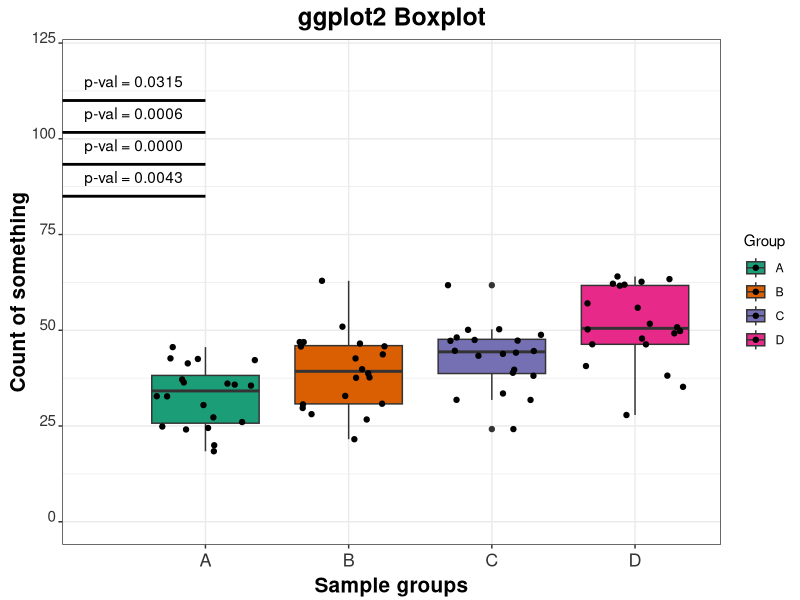
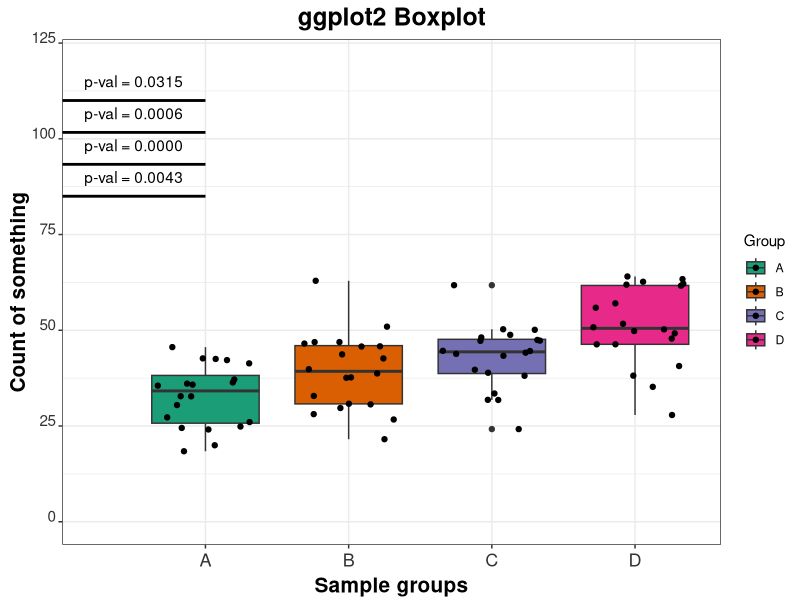
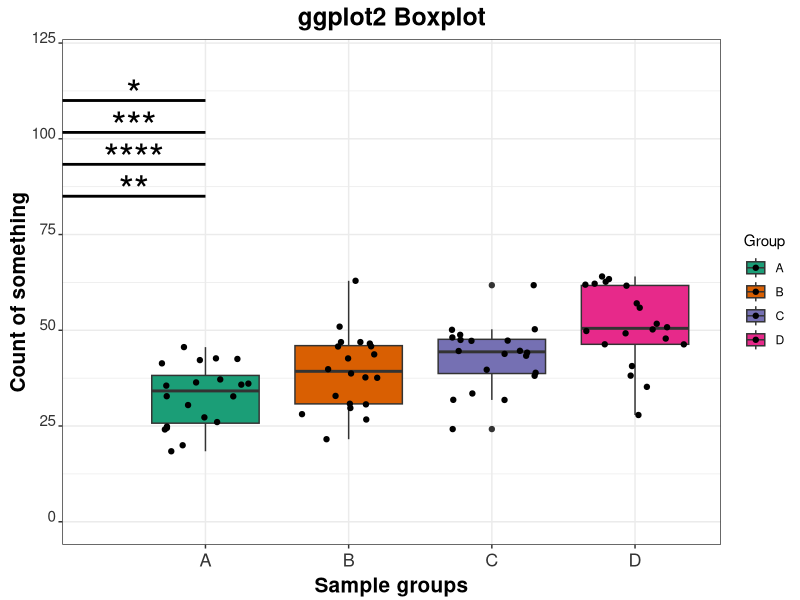
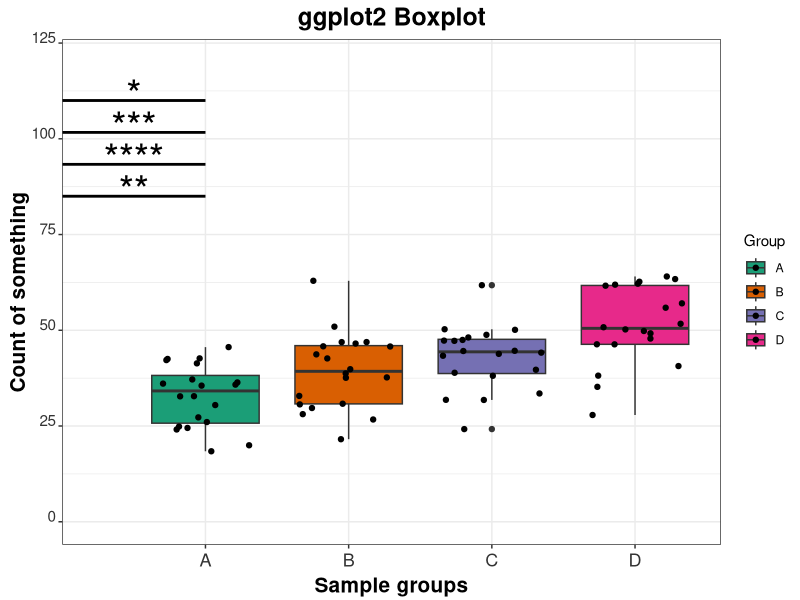

The R script that drew these images, in order:
library(ggplot2)

# 
# Custom functions
#
make_contrast_coord <- function(n) {
  tmp <- do.call(rbind,lapply(1:n, (function(i){
    do.call(rbind,lapply(1:n, (function(j){
      if(j > i) {
        c(i,j)  
      }
    })))
  })))
  tmp <- data.frame(tmp)
  colnames(tmp) <- c("str", "end")
  tmp$ave <- apply(tmp, 1, mean)
  tmp$len <- apply(tmp, 1, (function(vct){ max(vct) - min(vct) }))
  return(tmp)
}
pval_to_asterisks <- function(p_vals) {
  astk <- sapply(as.numeric(as.character(p_vals)), (function(pv){
    if(pv >= 0 & pv < 0.0001) {
      "****"
    } else if (pv >= 0 & pv < 0.001) {
      "***"
    } else if (pv >= 0 & pv < 0.01) {
      "**"
    }  else if (pv >= 0 & pv < 0.05) {
      "*"
    } else {
      NA
    }
  }))
  return(astk)
}
#
#
# Generate a random dataset: a 20 row x 4 column matrix
#
set.seed(999)
my_data <- matrix(sapply(c(1,2.2,2.9,4.2), (function(i){ rnorm(20, 30 + (5*i), 7+i)})),
                  nrow = 20,
                  ncol = 4, 
                  dimnames = list(paste("r", as.character(1:20), sep =""), c("A", "B", "C", "D")))
#
# Critical step: convert the matrix into a data frame
# In the resulting data frame, the condition <<A,B,C,D>> is converted in new variable
# The 20 x 4 matrix is converted to a 80 x 2 matrix
# Each row has two cells: condition {A,B,C,D} and value {measured value}
#
my_df <- data.frame(do.call(rbind, lapply(colnames(my_data), (function(clnm){
  values <- my_data[,clnm]
  group <- rep(clnm, nrow(my_data))
  cbind(values, group) # Note that this returns a character matrix
}))), row.names = NULL)
#
#
# Let's make sure that data are in the correct format
# values: numeric
# group: factor
#
my_df$values <- as.numeric(as.character(my_df$values))
is.factor(my_df$group)
#
#
# We can still draw a standard boxplot from here, using the "split" function
# This is the fastestt way (but the resulting plot won't be the cutest possible)
#

#
#
# Now plot a basic boxplot with ggplot2
#
bp <- ggplot(my_df, aes(x = group, y = as.numeric(values), fill = factor(group)))
bp <- bp + geom_boxplot(notch = F)
#
#
# define ylim, set colors and impose jitter
#
bp <- bp + ylim(c(0,120))
my_colors <- c("#1b9e77", "#d95f02", "#7570b3", "#e7298a")
bp <- bp + scale_fill_manual(values=my_colors)
bp <- bp + geom_point(position = position_jitter(width = 0.35))

#
#
# change labels and title and theme; adjust labels margins as needed
#
bp <- bp + labs(title="ggplot2 Boxplot", x="Sample groups", y = "Count of something", fill="Group")
bp <- bp + theme_bw()
bp <- bp + theme(axis.text.x = element_text(colour="grey20",size=13,angle=0,hjust=.5,vjust=.5,face="plain"),
                 axis.text.y = element_text(colour="grey20",size=11,angle=0,hjust=1,vjust=0,face="plain"),  
                 axis.title.x = element_text(colour="black",size=15,angle=0,hjust=.5,vjust=0,face="bold"),
                 axis.title.y = element_text(colour="black",size=15,angle=90,hjust=.5,vjust=.5,face="bold"),
                 plot.title = element_text(size=18, face = "bold", hjust = 0.5)) #hjust = 0.5 centers the title
#
#
# Let's complete this analysis by running an ANOVA significance test
# and adding annotation to the plot: which are the significan differences?
# What about the p-values? Let's start with the ANOVA
#
my_anova <- aov(values~group, data = my_df)
my_anova <- TukeyHSD(my_anova)
my_anova <- data.frame(cbind(my_anova$group, 
                             make_contrast_coord(length(levels(my_df$group)))))
my_anova$astks <- pval_to_asterisks(my_anova$p.adj)
#
#
# my_anova includes information about the ANOVA test on our dataset.
# Let's remove non-significant differences, as those won't be plotted.
# The filtered data frame is called tiny_anova. We also order the
# rows according to the distance between boxes (in the boxplot).
# Differences between boxes far away will be annotated at the top
#
tiny_anova <- my_anova[my_anova$p.adj < 0.05,]
tiny_anova <- tiny_anova[order(tiny_anova$len, decreasing = FALSE),]
#
#
# Let's set some parameters for the annotation. Change this depending to the specific boxplot
#
lowest.y <- 85
highest.y <- 110
margin.y <- 5
#
#
# Define the positions where the p-value segments will be drawn and then annotate the p-vals
#
actual.ys <- seq(lowest.y, highest.y, length.out = nrow(tiny_anova))
tiny_anova$ys <- actual.ys
bp_ask <- bp + annotate("segment", x = tiny_anova$str, y = tiny_anova$ys, 
                    xend = tiny_anova$end, yend = tiny_anova$ys, 
                    colour = "black", size = 0.95)
bp_val <- bp_ask + annotate("text", x = tiny_anova$ave, y = (tiny_anova$ys + margin.y) , 
                    xend = tiny_anova$end, yend = tiny_anova$ys, 
                    label = paste ("p-val =", format(round(tiny_anova$p.adj, 4), nsmall = 4)))
bp_ask <- bp_ask + annotate("text", x = tiny_anova$ave, y = (tiny_anova$ys + (margin.y/3)) , 
                        xend = tiny_anova$end, yend = tiny_anova$ys,
                        label = tiny_anova$astks, size = 10)

png("boxplot_val_hi.png", width=2400, height=2400,res=600)
print(bp_val)
dev.off()

pdf("boxplot_val.pdf", width = 8, height = 8, useDingbats=F)
print(bp_val)
dev.off()

png("boxplot_ask_hi.png", width=2400, height=2400, res=600)
print(bp_ask)
dev.off()

pdf("boxplot_ask.pdf", width = 8, height = 8, useDingbats=F)
print(bp_ask)
dev.off()
